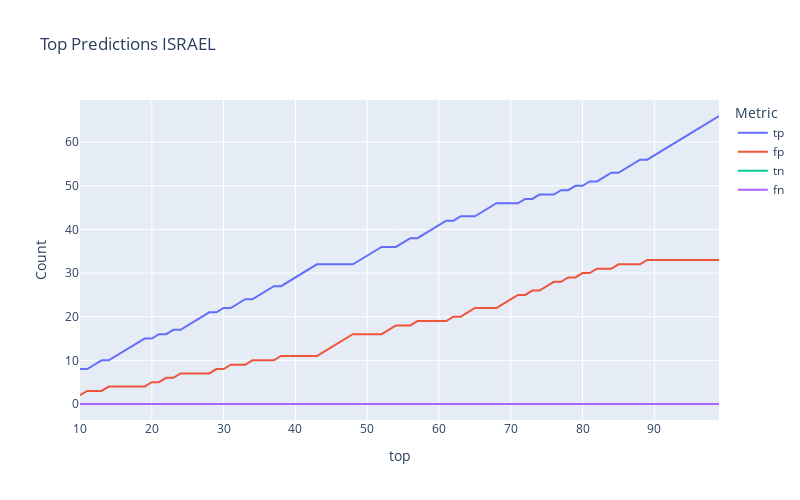
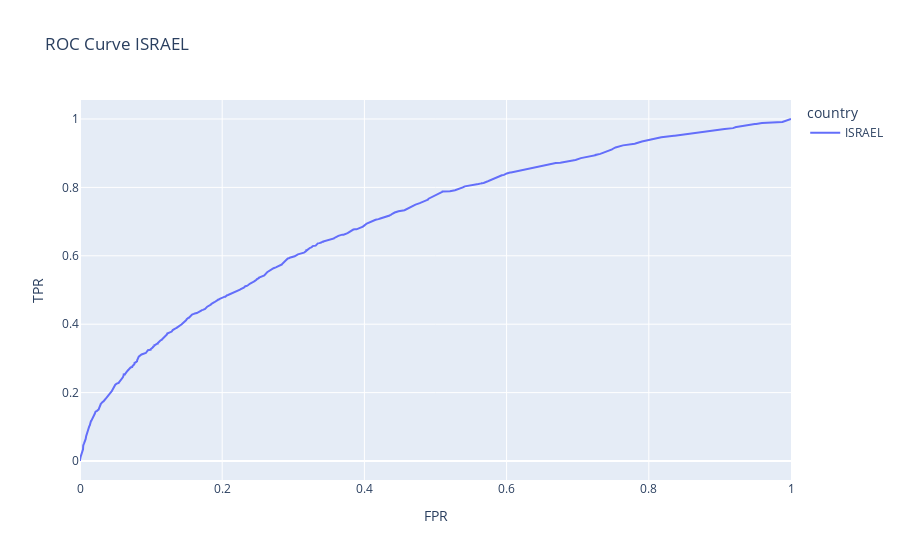

Notebook source saved alongside these figures, in order:
### Markdown cell above
## 3. Load Trained Models and Configuration

### Code cell
# Load model from file
model_path = 'models/example_israel_model.json'
config_path = 'models/example_israel_model_configuration.json'
with open(config_path) as f:
    model_config = json.load(f)
xgb_classifier = xgb.XGBClassifier()
xgb_classifier.load_model(model_path)
model_clusters  = pd.read_csv(model_config["CLUSTERS_DATA_PATH"])
X_train, y_train, X_test, y_test = utilities.split_train_test(model_clusters, model_config)

pred_fig = graphs_templates.plot_top_prediction_labels(X_test, y_test, xgb_classifier, 0, show=True, title=f'Top Predictions {model_config["COUNTRY"]}')
y_prob = xgb_classifier.predict_proba(X_test)
fpr, tpr, thresholds = roc_curve(y_test, y_prob[:, 1])
# Calculate AUC
df = pd.DataFrame({'fpr': fpr, 'tpr': tpr, 'thresholds': thresholds, "country": model_config["COUNTRY"]})
roc_fig = graphs_templates.plot_roc_curve(df, title=f'ROC Curve {model_config["COUNTRY"]}', color_feature='country', show=True)

### Figure 1 — Plotly figure (JSON) as saved in the notebook; plotly's stock layout.template omitted (floating-point values rounded to 4 significant figures)
{"data": [{"hovertemplate": "Metric=tp<br>top=%{x}<br>Count=%{y}<extra></extra>", "legendgroup": "tp", "line": {"color": "#636efa", "dash": "solid"}, "marker": {"symbol": "circle"}, "mode": "lines", "name": "tp", "orientation": "v", "showlegend": true, "x": [10, 11, 12, 13, 14, 15, 16, 17, 18, 19, 20, 21, 22, 23, 24, 25, 26, 27, 28, 29, 30, 31, 32, 33, 34, 35, 36, 37, 38, 39, 40, 41, 42, 43, 44, 45, 46, 47, 48, 49, 50, 51, 52, 53, 54, 55, 56, 57, 58, 59, 60, 61, 62, 63, 64, 65, 66, 67, 68, 69, 70, 71, 72, 73, 74, 75, 76, 77, 78, 79, 80, 81, 82, 83, 84, 85, 86, 87, 88, 89, 90, 91, 92, 93, 94, 95, 96, 97, 98, 99], "xaxis": "x", "y": [8, 8, 9, 10, 10, 11, 12, 13, 14, 15, 15, 16, 16, 17, 17, 18, 19, 20, 21, 21, 22, 22, 23, 24, 24, 25, 26, 27, 27, 28, 29, 30, 31, 32, 32, 32, 32, 32, 32, 33, 34, 35, 36, 36, 36, 37, 38, 38, 39, 40, 41, 42, 42, 43, 43, 43, 44, 45, 46, 46, 46, 46, 47, 47, 48, 48, 48, 49, 49, 50, 50, 51, 51, 52, 53, 53, 54, 55, 56, 56, 57, 58, 59, 60, 61, 62, 63, 64, 65, 66], "yaxis": "y", "type": "scatter"}, {"hovertemplate": "Metric=fp<br>top=%{x}<br>Count=%{y}<extra></extra>", "legendgroup": "fp", "line": {"color": "#EF553B", "dash": "solid"}, "marker": {"symbol": "circle"}, "mode": "lines", "name": "fp", "orientation": "v", "showlegend": true, "x": [10, 11, 12, 13, 14, 15, 16, 17, 18, 19, 20, 21, 22, 23, 24, 25, 26, 27, 28, 29, 30, 31, 32, 33, 34, 35, 36, 37, 38, 39, 40, 41, 42, 43, 44, 45, 46, 47, 48, 49, 50, 51, 52, 53, 54, 55, 56, 57, 58, 59, 60, 61, 62, 63, 64, 65, 66, 67, 68, 69, 70, 71, 72, 73, 74, 75, 76, 77, 78, 79, 80, 81, 82, 83, 84, 85, 86, 87, 88, 89, 90, 91, 92, 93, 94, 95, 96, 97, 98, 99], "xaxis": "x", "y": [2, 3, 3, 3, 4, 4, 4, 4, 4, 4, 5, 5, 6, 6, 7, 7, 7, 7, 7, 8, 8, 9, 9, 9, 10, 10, 10, 10, 11, 11, 11, 11, 11, 11, 12, 13, 14, 15, 16, 16, 16, 16, 16, 17, 18, 18, 18, 19, 19, 19, 19, 19, 20, 20, 21, 22, 22, 22, 22, 23, 24, 25, 25, 26, 26, 27, 28, 28, 29, 29, 30, 30, 31, 31, 31, 32, 32, 32, 32, 33, 33, 33, 33, 33, 33, 33, 33, 33, 33, 33], "yaxis": "y", "type": "scatter"}, {"hovertemplate": "Metric=tn<br>top=%{x}<br>Count=%{y}<extra></extra>", "legendgroup": "tn", "line": {"color": "#00cc96", "dash": "solid"}, "marker": {"symbol": "circle"}, "mode": "lines", "name": "tn", "orientation": "v", "showlegend": true, "x": [10, 11, 12, 13, 14, 15, 16, 17, 18, 19, 20, 21, 22, 23, 24, 25, 26, 27, 28, 29, 30, 31, 32, 33, 34, 35, 36, 37, 38, 39, 40, 41, 42, 43, 44, 45, 46, 47, 48, 49, 50, 51, 52, 53, 54, 55, 56, 57, 58, 59, 60, 61, 62, 63, 64, 65, 66, 67, 68, 69, 70, 71, 72, 73, 74, 75, 76, 77, 78, 79, 80, 81, 82, 83, 84, 85, 86, 87, 88, 89, 90, 91, 92, 93, 94, 95, 96, 97, 98, 99], "xaxis": "x", "y": [0, 0, 0, 0, 0, 0, 0, 0, 0, 0, 0, 0, 0, 0, 0, 0, 0, 0, 0, 0, 0, 0, 0, 0, 0, 0, 0, 0, 0, 0, 0, 0, 0, 0, 0, 0, 0, 0, 0, 0, 0, 0, 0, 0, 0, 0, 0, 0, 0, 0, 0, 0, 0, 0, 0, 0, 0, 0, 0, 0, 0, 0, 0, 0, 0, 0, 0, 0, 0, 0, 0, 0, 0, 0, 0, 0, 0, 0, 0, 0, 0, 0, 0, 0, 0, 0, 0, 0, 0, 0], "yaxis": "y", "type": "scatter"}, {"hovertemplate": "Metric=fn<br>top=%{x}<br>Count=%{y}<extra></extra>", "legendgroup": "fn", "line": {"color": "#ab63fa", "dash": "solid"}, "marker": {"symbol": "circle"}, "mode": "lines", "name": "fn", "orientation": "v", "showlegend": true, "x": [10, 11, 12, 13, 14, 15, 16, 17, 18, 19, 20, 21, 22, 23, 24, 25, 26, 27, 28, 29, 30, 31, 32, 33, 34, 35, 36, 37, 38, 39, 40, 41, 42, 43, 44, 45, 46, 47, 48, 49, 50, 51, 52, 53, 54, 55, 56, 57, 58, 59, 60, 61, 62, 63, 64, 65, 66, 67, 68, 69, 70, 71, 72, 73, 74, 75, 76, 77, 78, 79, 80, 81, 82, 83, 84, 85, 86, 87, 88, 89, 90, 91, 92, 93, 94, 95, 96, 97, 98, 99], "xaxis": "x", "y": [0, 0, 0, 0, 0, 0, 0, 0, 0, 0, 0, 0, 0, 0, 0, 0, 0, 0, 0, 0, 0, 0, 0, 0, 0, 0, 0, 0, 0, 0, 0, 0, 0, 0, 0, 0, 0, 0, 0, 0, 0, 0, 0, 0, 0, 0, 0, 0, 0, 0, 0, 0, 0, 0, 0, 0, 0, 0, 0, 0, 0, 0, 0, 0, 0, 0, 0, 0, 0, 0, 0, 0, 0, 0, 0, 0, 0, 0, 0, 0, 0, 0, 0, 0, 0, 0, 0, 0, 0, 0], "yaxis": "y", "type": "scatter"}], "layout": {"xaxis": {"anchor": "y", "domain": [0.0, 1.0], "title": {"text": "top"}}, "yaxis": {"anchor": "x", "domain": [0.0, 1.0], "title": {"text": "Count"}}, "legend": {"title": {"text": "Metric"}, "tracegroupgap": 0}, "title": {"text": "Top Predictions ISRAEL"}, "height": 500, "width": 800}}

### Figure 2 — Plotly figure (JSON) as saved in the notebook; plotly's stock layout.template omitted (floating-point values rounded to 4 significant figures; data arrays with more than 128 entries replaced by an {"elided": "..."} marker saying what was removed)
{"data": [{"customdata": {"elided": "663x1 float values"}, "hovertemplate": "country=ISRAEL<br>FPR=%{x}<br>TPR=%{y}<br>thresholds=%{customdata[0]}<extra></extra>", "legendgroup": "ISRAEL", "line": {"color": "#636efa", "dash": "solid"}, "marker": {"symbol": "circle"}, "mode": "lines", "name": "ISRAEL", "orientation": "v", "showlegend": true, "x": {"elided": "663 float values"}, "xaxis": "x", "y": {"elided": "663 float values"}, "yaxis": "y", "type": "scatter"}], "layout": {"xaxis": {"anchor": "y", "domain": [0.0, 1.0], "title": {"text": "FPR"}}, "yaxis": {"anchor": "x", "domain": [0.0, 1.0], "title": {"text": "TPR"}}, "legend": {"title": {"text": "country"}, "tracegroupgap": 0}, "title": {"text": "ROC Curve ISRAEL"}}}
